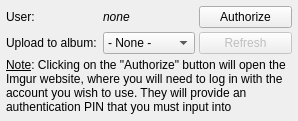
<?xml version="1.0" encoding="UTF-8"?>
<ui version="4.0">
 <class>ImgurOptions</class>
 <widget class="QWidget" name="ImgurOptions">
  <property name="geometry">
   <rect>
    <x>0</x>
    <y>0</y>
    <width>298</width>
    <height>121</height>
   </rect>
  </property>
  <property name="windowTitle">
   <string>Form</string>
  </property>
  <layout class="QGridLayout" name="gridLayout">
   <property name="leftMargin">
    <number>6</number>
   </property>
   <property name="topMargin">
    <number>6</number>
   </property>
   <property name="rightMargin">
    <number>6</number>
   </property>
   <property name="bottomMargin">
    <number>6</number>
   </property>
   <property name="spacing">
    <number>4</number>
   </property>
   <item row="0" column="0">
    <widget class="QLabel" name="userLabel">
     <property name="text">
      <string>User:</string>
     </property>
     <property name="buddy">
      <cstring>authButton</cstring>
     </property>
    </widget>
   </item>
   <item row="0" column="1">
    <widget class="QLabel" name="authUserLabel">
     <property name="text">
      <string>&lt;i&gt;none</string>
     </property>
    </widget>
   </item>
   <item row="0" column="2">
    <widget class="QPushButton" name="authButton">
     <property name="text">
      <string>Authorize</string>
     </property>
    </widget>
   </item>
   <item row="1" column="0">
    <widget class="QLabel" name="albumLabel">
     <property name="text">
      <string>Upload to album:</string>
     </property>
     <property name="buddy">
      <cstring>albumComboBox</cstring>
     </property>
    </widget>
   </item>
   <item row="1" column="1">
    <widget class="QComboBox" name="albumComboBox">
     <item>
      <property name="text">
       <string>- None -</string>
      </property>
     </item>
    </widget>
   </item>
   <item row="1" column="2">
    <widget class="QPushButton" name="refreshAlbumButton">
     <property name="enabled">
      <bool>false</bool>
     </property>
     <property name="text">
      <string>Refresh</string>
     </property>
    </widget>
   </item>
   <item row="2" column="0" colspan="3">
    <widget class="QLabel" name="helpLabel">
     <property name="text">
      <string>&lt;html&gt;&lt;head/&gt;&lt;body&gt;&lt;p&gt;&lt;span style=&quot; text-decoration: underline;&quot;&gt;Note&lt;/span&gt;: Clicking on the &amp;quot;Authorize&amp;quot; button will open the Imgur website, where you will need to log in with the account you wish to use. They will provide an authentication PIN that you must input into Lightscreen.&lt;/p&gt;&lt;/body&gt;&lt;/html&gt;</string>
     </property>
     <property name="wordWrap">
      <bool>true</bool>
     </property>
    </widget>
   </item>
  </layout>
 </widget>
 <resources/>
 <connections/>
</ui>
